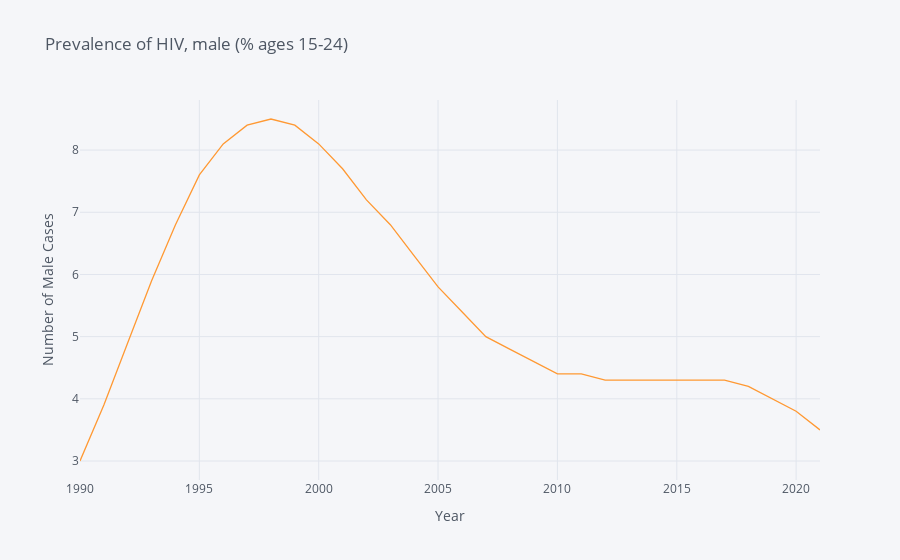

The notebook cell this image was saved under:
### Code cell
data_men.iplot(title="Prevalence of HIV, male (% ages 15-24)",xTitle='Year',yTitle='Number of Male Cases')

### Figure 1 — Plotly figure (JSON) as saved in the notebook; plotly's stock layout.template omitted (floating-point values rounded to 4 significant figures)
{"data": [{"line": {"color": "rgba(255, 153, 51, 1.0)", "dash": "solid", "shape": "linear", "width": 1.3}, "mode": "lines", "name": "Prevalence of HIV, male (% ages 15-24)", "text": "", "type": "scatter", "x": [1990, 1991, 1992, 1993, 1994, 1995, 1996, 1997, 1998, 1999, 2000, 2001, 2002, 2003, 2004, 2005, 2006, 2007, 2008, 2009, 2010, 2011, 2012, 2013, 2014, 2015, 2016, 2017, 2018, 2019, 2020, 2021], "y": [3, 3.9, 4.9, 5.9, 6.8, 7.6, 8.1, 8.4, 8.5, 8.4, 8.1, 7.7, 7.2, 6.8, 6.3, 5.8, 5.4, 5, 4.8, 4.6, 4.4, 4.4, 4.3, 4.3, 4.3, 4.3, 4.3, 4.3, 4.2, 4, 3.8, 3.5]}], "layout": {"autosize": true, "legend": {"bgcolor": "#F5F6F9", "font": {"color": "#4D5663"}}, "paper_bgcolor": "#F5F6F9", "plot_bgcolor": "#F5F6F9", "title": {"font": {"color": "#4D5663"}, "text": "Prevalence of HIV, male (% ages 15-24)"}, "xaxis": {"autorange": true, "gridcolor": "#E1E5ED", "range": [1990, 2021], "showgrid": true, "tickfont": {"color": "#4D5663"}, "title": {"font": {"color": "#4D5663"}, "text": "Year"}, "type": "linear", "zerolinecolor": "#E1E5ED"}, "yaxis": {"autorange": true, "gridcolor": "#E1E5ED", "range": [2.694, 8.806], "showgrid": true, "tickfont": {"color": "#4D5663"}, "title": {"font": {"color": "#4D5663"}, "text": "Number of Male Cases"}, "type": "linear", "zerolinecolor": "#E1E5ED"}}}
